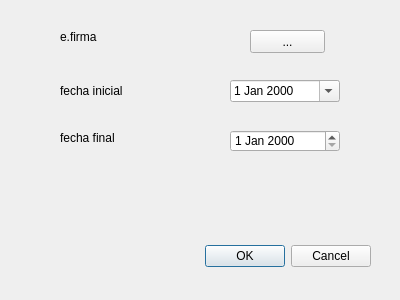
<?xml version="1.0" encoding="UTF-8"?>
<ui version="4.0">
 <class>Dialog</class>
 <widget class="QDialog" name="Dialog">
  <property name="geometry">
   <rect>
    <x>0</x>
    <y>0</y>
    <width>400</width>
    <height>300</height>
   </rect>
  </property>
  <property name="windowTitle">
   <string>Dialog</string>
  </property>
  <widget class="QDialogButtonBox" name="buttonBox">
   <property name="geometry">
    <rect>
     <x>30</x>
     <y>240</y>
     <width>341</width>
     <height>32</height>
    </rect>
   </property>
   <property name="orientation">
    <enum>Qt::Horizontal</enum>
   </property>
   <property name="standardButtons">
    <set>QDialogButtonBox::Cancel|QDialogButtonBox::Ok</set>
   </property>
  </widget>
  <widget class="QPushButton" name="e_firma">
   <property name="geometry">
    <rect>
     <x>250</x>
     <y>30</y>
     <width>75</width>
     <height>23</height>
    </rect>
   </property>
   <property name="text">
    <string>...</string>
   </property>
  </widget>
  <widget class="QDateEdit" name="dateEdit">
   <property name="geometry">
    <rect>
     <x>230</x>
     <y>80</y>
     <width>110</width>
     <height>22</height>
    </rect>
   </property>
   <property name="calendarPopup">
    <bool>true</bool>
   </property>
  </widget>
  <widget class="QDateEdit" name="dateEdit_2">
   <property name="geometry">
    <rect>
     <x>230</x>
     <y>130</y>
     <width>110</width>
     <height>22</height>
    </rect>
   </property>
  </widget>
  <widget class="QLabel" name="label">
   <property name="geometry">
    <rect>
     <x>60</x>
     <y>30</y>
     <width>46</width>
     <height>13</height>
    </rect>
   </property>
   <property name="text">
    <string>e.firma</string>
   </property>
  </widget>
  <widget class="QLabel" name="label_2">
   <property name="geometry">
    <rect>
     <x>60</x>
     <y>80</y>
     <width>71</width>
     <height>21</height>
    </rect>
   </property>
   <property name="text">
    <string>fecha inicial</string>
   </property>
  </widget>
  <widget class="QLabel" name="label_3">
   <property name="geometry">
    <rect>
     <x>60</x>
     <y>130</y>
     <width>71</width>
     <height>16</height>
    </rect>
   </property>
   <property name="text">
    <string>fecha final</string>
   </property>
  </widget>
 </widget>
 <resources/>
 <connections>
  <connection>
   <sender>buttonBox</sender>
   <signal>accepted()</signal>
   <receiver>Dialog</receiver>
   <slot>accept()</slot>
   <hints>
    <hint type="sourcelabel">
     <x>248</x>
     <y>254</y>
    </hint>
    <hint type="destinationlabel">
     <x>157</x>
     <y>274</y>
    </hint>
   </hints>
  </connection>
  <connection>
   <sender>buttonBox</sender>
   <signal>rejected()</signal>
   <receiver>Dialog</receiver>
   <slot>reject()</slot>
   <hints>
    <hint type="sourcelabel">
     <x>316</x>
     <y>260</y>
    </hint>
    <hint type="destinationlabel">
     <x>286</x>
     <y>274</y>
    </hint>
   </hints>
  </connection>
 </connections>
</ui>
